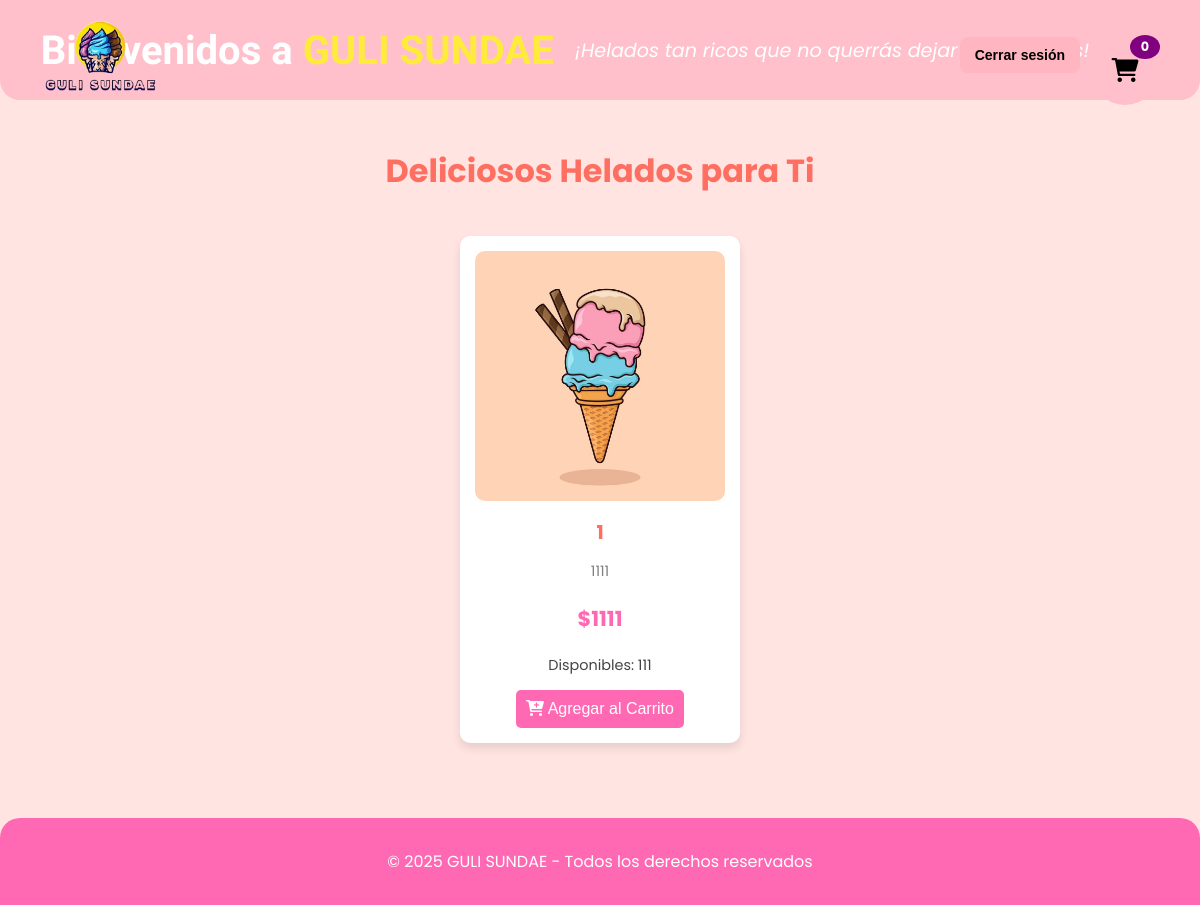
Screenshot of /catalogo/ with the database file from the repository.
### tienda/models.py (models this page shows, shortened)
class Producto(models.Model):
    nombre = models.CharField(max_length=100)
    descripcion = models.TextField(blank=True)
    precio = models.DecimalField(max_digits=10, decimal_places=0)
    cantidad = models.PositiveIntegerField(default=0)
    imagen = models.ImageField(upload_to='productos/', default='productos/default.png')

### tienda/views.py (the view)
# urls.py: path('catalogo/', views.catalogo_view, name='catalogo'),
def catalogo_view(request):
    productos = Producto.objects.all()
    return render(request, 'catalogo.html', {'productos': productos})

### tienda/templates/catalogo.html (shortened to what this page needs)
{% load static %}
<!DOCTYPE html>
<html lang="es">
<head>
    <link rel="stylesheet" href="https://cdnjs.cloudflare.com/ajax/libs/font-awesome/6.0.0-beta3/css/all.min.css">
    <link rel="stylesheet" href="{% static 'css/styles.css' %}">
</head>
<body>
    <header class="header">
        <div class="logo">
            <a href="{% url 'inicio' %}">
                <img src="{% static 'images/Log0.png' %}" alt="GULI SUNDAE Logo" class="logo-img">
            </a>
        </div>
        <h1 class="title">Bienvenidos a <span class="highlight">GULI SUNDAE</span></h1>
        <p class="slogan">¡Helados tan ricos que no querrás dejar de comerlos!</p>
        <div class="cart-icon" onclick="window.location.href='{% url 'ver_carrito' %}'" style="background-color: #FFC0CB; padding: 10px; border-radius: 50px; display: flex; align-items: center; justify-content: center; width: 50px; height: 50px; position: relative;">
            <i class="fas fa-shopping-cart" style="font-size: 1.5rem; color: black;"></i>
            <span id="cart-count" style="position: absolute; top: 0; right: 0; background-color: purple; color: white; font-size: 0.8rem; font-weight: bold; width: 18px; height: 18px; border-radius: 50%; display: flex; align-items: center; justify-content: center;">0</span>
        </div>
        <form action="{% url 'logout' %}" method="post" class="logout-form">
            <button type="submit" class="logout-button">Cerrar sesión</button>
        </form>
    </header>
    <div class="container">
        <h2 class="subtitle">Deliciosos Helados para Ti</h2>
        <div class="product-list">
            {% for producto in productos %}
            <div class="product-item">
                <img src="{{ producto.imagen.url }}" alt="{{ producto.nombre }}" class="product-img">
                <h3 class="product-name">{{ producto.nombre }}</h3>
                <p class="product-description">{{ producto.descripcion }}</p>
                <p class="product-price">${{ producto.precio }}</p>
                <p class="product-stock">Disponibles: {{ producto.cantidad }}</p>
                <button class="btn-add-to-cart" onclick="openModal({{ producto.id }})">
                    <i class="fas fa-cart-plus"></i> Agregar al Carrito
                </button>
            </div>
            {% endfor %}
        </div>
    </div>
    <footer class="footer">
        <p class="footer-text">&copy; 2025 GULI SUNDAE - Todos los derechos reservados</p>
    </footer>
</body>
</html>

### static/css/styles.css (style rules this page uses)
body { font-family: 'Poppins', sans-serif; background-color: #fff5f5; color: #333; margin: 0; padding: 0; }
.header { text-align: center; padding: 20px; background-color: #ff6f61; color: white; }
.logo-img { width: 100px; height: auto; animation: float 3s ease-in-out infinite; }
.title { font-family: 'Comic Neue', cursive; font-size: 2.5rem; margin: 10px 0; }
.highlight { color: #ffeb3b; }
.slogan { font-size: 1.2rem; font-style: italic; }
.container { padding: 20px; }
.subtitle { text-align: center; font-size: 2rem; color: #ff6f61; }
.product-list { display: flex; flex-wrap: wrap; justify-content: center; gap: 20px; }
.product-item { background-color: white; border-radius: 15px; box-shadow: 0 4px 8px rgba(0, 0, 0, 0.1); padding: 20px; text-align: center; width: 200px; transition: transform 0.3s ease; }
.product-img { width: 100%; border-radius: 10px; }
.product-name { font-size: 1.2rem; margin: 10px 0; color: #ff6f61; }
.product-price { font-size: 1.1rem; color: #333; }
.btn-add-to-cart { background-color: #ff6f61; color: white; border: none; padding: 10px 15px; border-radius: 5px; cursor: pointer; font-size: 1rem; transition: background-color 0.3s ease; }
.footer { text-align: center; padding: 20px; background-color: #ff6f61; color: white; margin-top: 40px; }
.cart-icon { position: fixed; top: 20px; right: 20px; cursor: pointer; font-size: 24px; color: #fff; background-color: #28a745; padding: 10px; border-radius: 50%; display: flex; align-items: center; justify-content: center; width: 50px; height: 50px; }
.cart-icon span { font-size: 14px; margin-left: 5px; }
body { font-family: 'Poppins', sans-serif; margin: 0; padding: 0; background: #ffe4e1; text-align: center; }
.header { background: #ff69b4; color: white; padding: 20px; position: relative; border-radius: 0 0 20px 20px; }
.logo-img { width: 120px; border-radius: 50%; }
.cart-icon { position: absolute; top: 20px; right: 20px; font-size: 1.5rem; cursor: pointer; }
.cart-icon i { color: white; }
#cart-count { background: red; color: white; font-size: 0.8rem; padding: 3px 6px; border-radius: 50%; position: absolute; top: -10px; right: -10px; }
.container { max-width: 1000px; margin: auto; padding: 20px; }
.product-list { display: flex; flex-wrap: wrap; justify-content: center; }
.product-item { background: white; border-radius: 10px; padding: 15px; margin: 15px; width: 250px; box-shadow: 0 5px 10px rgba(0, 0, 0, 0.1); transition: transform 0.3s; }
.product-name { font-weight: bold; font-size: 1.2rem; margin: 10px 0; }
.product-description { font-size: 0.9rem; color: gray; }
.product-price { font-size: 1.3rem; color: #ff69b4; font-weight: bold; }
.product-stock { font-size: 0.9rem; color: #444; }
.btn-add-to-cart { background: #ff69b4; color: white; border: none; padding: 10px; font-size: 1rem; cursor: pointer; border-radius: 5px; transition: background 0.3s; }
.footer { background: #ff69b4; color: white; padding: 15px; border-radius: 20px 20px 0 0; }
.header { background-color: #FFC0CB; padding: 10px 20px; display: flex; align-items: center; justify-content: space-between; height: 80px; position: relative; }
.logo-img { width: 180px; height: auto; position: absolute; top: -10px; left: 10px; }
.cart-icon { background-color: #FFC0CB; padding: 10px; border-radius: 50%; display: flex; align-items: center; justify-content: center; width: 50px; height: 50px; position: relative; }
.cart-icon i { font-size: 1.5rem; color: black; }
#cart-count { position: absolute; top: 0; right: 0; background-color: purple; color: white; font-size: 0.8rem; font-weight: bold; width: 18px; height: 18px; border-radius: 50%; display: flex; align-items: center; justify-content: center; }
.logout-form { position: absolute; top: 37px; right:120px; }
.logout-button { background-color: #ffb6c1; color: black; border: none; padding: 10px 15px; border-radius: 8px; font-size: 14px; font-weight: bold; cursor: pointer; transition: background 0.3s ease, transform 0.2s; }

### rows the page displays
Producto: imagen (placeholder picture), nombre "1", descripcion "1111", precio "1111", cantidad "111"
